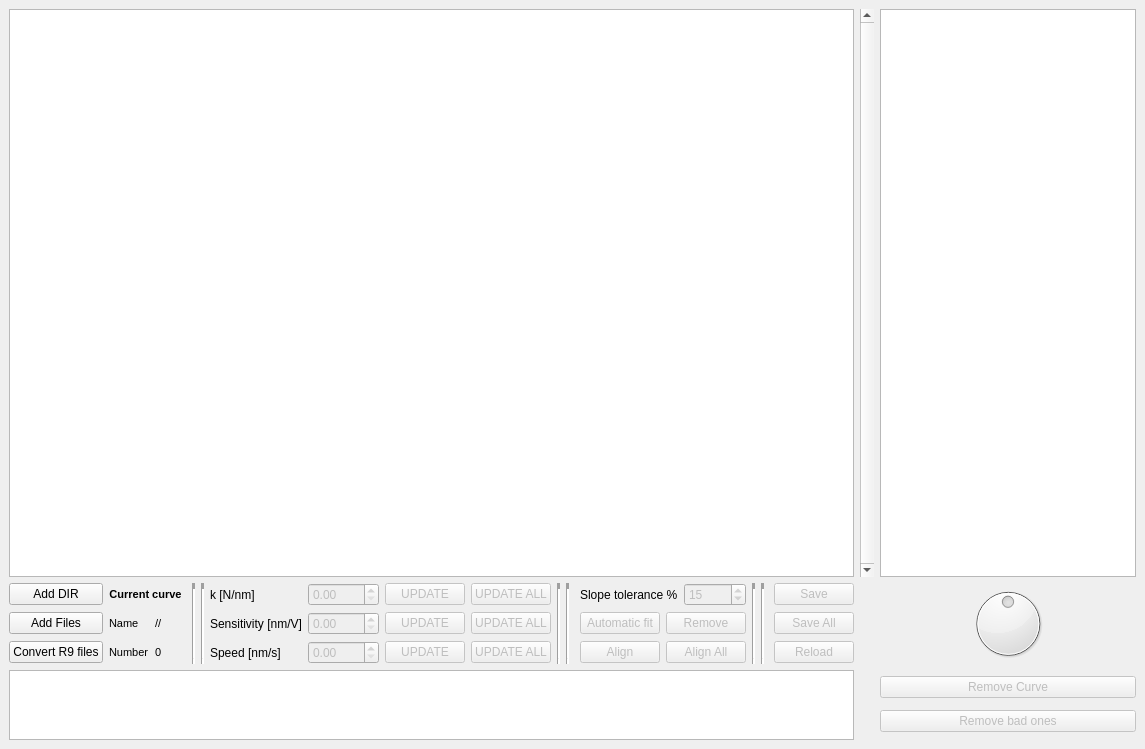
<?xml version="1.0" encoding="UTF-8"?>
<ui version="4.0">
 <class>facewindow</class>
 <widget class="QMainWindow" name="facewindow">
  <property name="geometry">
   <rect>
    <x>0</x>
    <y>0</y>
    <width>1145</width>
    <height>749</height>
   </rect>
  </property>
  <property name="windowTitle">
   <string>MainWindow</string>
  </property>
  <property name="windowIcon">
   <iconset>
    <normaloff>../smfsmanager/D_mica.png</normaloff>../smfsmanager/D_mica.png</iconset>
  </property>
  <widget class="QWidget" name="centralwidget">
   <layout class="QGridLayout" name="gridLayout" rowstretch="15,1,1" columnstretch="4,0,0,0">
    <item row="0" column="0" colspan="2">
     <widget class="PlotWidget" name="grafo">
      <property name="toolTip">
       <string/>
      </property>
      <property name="statusTip">
       <string/>
      </property>
      <property name="whatsThis">
       <string/>
      </property>
     </widget>
    </item>
    <item row="0" column="2">
     <widget class="QScrollBar" name="slide1">
      <property name="enabled">
       <bool>true</bool>
      </property>
      <property name="minimum">
       <number>1</number>
      </property>
      <property name="maximum">
       <number>1</number>
      </property>
      <property name="tracking">
       <bool>false</bool>
      </property>
      <property name="orientation">
       <enum>Qt::Vertical</enum>
      </property>
     </widget>
    </item>
    <item row="0" column="3">
     <widget class="QGraphicsView" name="griglia">
      <property name="enabled">
       <bool>true</bool>
      </property>
     </widget>
    </item>
    <item row="1" column="3">
     <widget class="QDial" name="slide2">
      <property name="enabled">
       <bool>true</bool>
      </property>
      <property name="minimum">
       <number>1</number>
      </property>
      <property name="maximum">
       <number>1</number>
      </property>
      <property name="tracking">
       <bool>true</bool>
      </property>
     </widget>
    </item>
    <item row="1" column="0" colspan="2">
     <layout class="QGridLayout" name="gridLayout_3" columnstretch="0,0,0,0,0,0,0,0,0,0,0,0,0,0,0,0,0,0">
      <item row="0" column="15" rowspan="3">
       <widget class="Line" name="line_6">
        <property name="lineWidth">
         <number>6</number>
        </property>
        <property name="orientation">
         <enum>Qt::Vertical</enum>
        </property>
       </widget>
      </item>
      <item row="1" column="7">
       <widget class="QDoubleSpinBox" name="nmVNumDbl">
        <property name="enabled">
         <bool>false</bool>
        </property>
        <property name="maximum">
         <double>1000.000000000000000</double>
        </property>
       </widget>
      </item>
      <item row="0" column="5" rowspan="3">
       <widget class="Line" name="line_3">
        <property name="lineWidth">
         <number>6</number>
        </property>
        <property name="orientation">
         <enum>Qt::Vertical</enum>
        </property>
       </widget>
      </item>
      <item row="0" column="7">
       <widget class="QDoubleSpinBox" name="kNumDbl">
        <property name="enabled">
         <bool>false</bool>
        </property>
        <property name="maximum">
         <double>1000.000000000000000</double>
        </property>
       </widget>
      </item>
      <item row="2" column="7">
       <widget class="QDoubleSpinBox" name="speedNumDbl">
        <property name="enabled">
         <bool>false</bool>
        </property>
        <property name="maximum">
         <double>1000.000000000000000</double>
        </property>
       </widget>
      </item>
      <item row="0" column="0">
       <widget class="QPushButton" name="bAddDir">
        <property name="text">
         <string>Add DIR</string>
        </property>
       </widget>
      </item>
      <item row="1" column="0">
       <widget class="QPushButton" name="bAddFiles">
        <property name="text">
         <string>Add Files</string>
        </property>
       </widget>
      </item>
      <item row="2" column="0">
       <widget class="QPushButton" name="convr9Btn">
        <property name="text">
         <string>Convert R9 files</string>
        </property>
       </widget>
      </item>
      <item row="0" column="6">
       <widget class="QLabel" name="label_4">
        <property name="text">
         <string>k [N/nm]</string>
        </property>
       </widget>
      </item>
      <item row="0" column="1" colspan="2">
       <widget class="QLabel" name="label">
        <property name="text">
         <string>&lt;!DOCTYPE HTML PUBLIC &quot;-//W3C//DTD HTML 4.0//EN&quot; &quot;http://www.w3.org/TR/REC-html40/strict.dtd&quot;&gt;
&lt;html&gt;&lt;head&gt;&lt;meta name=&quot;qrichtext&quot; content=&quot;1&quot; /&gt;&lt;style type=&quot;text/css&quot;&gt;
p, li { white-space: pre-wrap; }
&lt;/style&gt;&lt;/head&gt;&lt;body style=&quot; font-family:'Ubuntu'; font-size:11pt; font-weight:400; font-style:normal;&quot;&gt;
&lt;p align=&quot;center&quot; style=&quot; margin-top:0px; margin-bottom:0px; margin-left:0px; margin-right:0px; -qt-block-indent:0; text-indent:0px;&quot;&gt;&lt;span style=&quot; font-size:8pt; font-weight:600;&quot;&gt;Current curve&lt;/span&gt;&lt;/p&gt;&lt;/body&gt;&lt;/html&gt;</string>
        </property>
       </widget>
      </item>
      <item row="1" column="1">
       <widget class="QLabel" name="label_2">
        <property name="text">
         <string>&lt;!DOCTYPE HTML PUBLIC &quot;-//W3C//DTD HTML 4.0//EN&quot; &quot;http://www.w3.org/TR/REC-html40/strict.dtd&quot;&gt;
&lt;html&gt;&lt;head&gt;&lt;meta name=&quot;qrichtext&quot; content=&quot;1&quot; /&gt;&lt;style type=&quot;text/css&quot;&gt;
p, li { white-space: pre-wrap; }
&lt;/style&gt;&lt;/head&gt;&lt;body style=&quot; font-family:'Ubuntu'; font-size:11pt; font-weight:400; font-style:normal;&quot;&gt;
&lt;p style=&quot; margin-top:0px; margin-bottom:0px; margin-left:0px; margin-right:0px; -qt-block-indent:0; text-indent:0px;&quot;&gt;&lt;span style=&quot; font-size:8pt;&quot;&gt;Name&lt;/span&gt;&lt;/p&gt;&lt;/body&gt;&lt;/html&gt;</string>
        </property>
       </widget>
      </item>
      <item row="1" column="2">
       <widget class="QLabel" name="labFilename">
        <property name="text">
         <string>&lt;!DOCTYPE HTML PUBLIC &quot;-//W3C//DTD HTML 4.0//EN&quot; &quot;http://www.w3.org/TR/REC-html40/strict.dtd&quot;&gt;
&lt;html&gt;&lt;head&gt;&lt;meta name=&quot;qrichtext&quot; content=&quot;1&quot; /&gt;&lt;style type=&quot;text/css&quot;&gt;
p, li { white-space: pre-wrap; }
&lt;/style&gt;&lt;/head&gt;&lt;body style=&quot; font-family:'Ubuntu'; font-size:11pt; font-weight:400; font-style:normal;&quot;&gt;
&lt;p style=&quot; margin-top:0px; margin-bottom:0px; margin-left:0px; margin-right:0px; -qt-block-indent:0; text-indent:0px;&quot;&gt;&lt;span style=&quot; font-size:8pt;&quot;&gt;//&lt;/span&gt;&lt;/p&gt;&lt;/body&gt;&lt;/html&gt;</string>
        </property>
       </widget>
      </item>
      <item row="2" column="1">
       <widget class="QLabel" name="label_3">
        <property name="text">
         <string>&lt;!DOCTYPE HTML PUBLIC &quot;-//W3C//DTD HTML 4.0//EN&quot; &quot;http://www.w3.org/TR/REC-html40/strict.dtd&quot;&gt;
&lt;html&gt;&lt;head&gt;&lt;meta name=&quot;qrichtext&quot; content=&quot;1&quot; /&gt;&lt;style type=&quot;text/css&quot;&gt;
p, li { white-space: pre-wrap; }
&lt;/style&gt;&lt;/head&gt;&lt;body style=&quot; font-family:'Ubuntu'; font-size:11pt; font-weight:400; font-style:normal;&quot;&gt;
&lt;p style=&quot; margin-top:0px; margin-bottom:0px; margin-left:0px; margin-right:0px; -qt-block-indent:0; text-indent:0px;&quot;&gt;&lt;span style=&quot; font-size:8pt;&quot;&gt;Number&lt;/span&gt;&lt;/p&gt;&lt;/body&gt;&lt;/html&gt;</string>
        </property>
       </widget>
      </item>
      <item row="2" column="2">
       <widget class="QLabel" name="labelNumber">
        <property name="text">
         <string>&lt;!DOCTYPE HTML PUBLIC &quot;-//W3C//DTD HTML 4.0//EN&quot; &quot;http://www.w3.org/TR/REC-html40/strict.dtd&quot;&gt;
&lt;html&gt;&lt;head&gt;&lt;meta name=&quot;qrichtext&quot; content=&quot;1&quot; /&gt;&lt;style type=&quot;text/css&quot;&gt;
p, li { white-space: pre-wrap; }
&lt;/style&gt;&lt;/head&gt;&lt;body style=&quot; font-family:'Ubuntu'; font-size:11pt; font-weight:400; font-style:normal;&quot;&gt;
&lt;p style=&quot; margin-top:0px; margin-bottom:0px; margin-left:0px; margin-right:0px; -qt-block-indent:0; text-indent:0px;&quot;&gt;&lt;span style=&quot; font-size:8pt;&quot;&gt;0&lt;/span&gt;&lt;/p&gt;&lt;/body&gt;&lt;/html&gt;</string>
        </property>
       </widget>
      </item>
      <item row="1" column="6">
       <widget class="QLabel" name="label_5">
        <property name="text">
         <string>Sensitivity [nm/V]</string>
        </property>
       </widget>
      </item>
      <item row="2" column="6">
       <widget class="QLabel" name="label_6">
        <property name="text">
         <string>Speed [nm/s]</string>
        </property>
       </widget>
      </item>
      <item row="0" column="8">
       <widget class="QPushButton" name="updateKBtn">
        <property name="enabled">
         <bool>false</bool>
        </property>
        <property name="text">
         <string>UPDATE</string>
        </property>
       </widget>
      </item>
      <item row="1" column="8">
       <widget class="QPushButton" name="updateNmVBtn">
        <property name="enabled">
         <bool>false</bool>
        </property>
        <property name="text">
         <string>UPDATE</string>
        </property>
       </widget>
      </item>
      <item row="2" column="8">
       <widget class="QPushButton" name="updateSpeedBtn">
        <property name="enabled">
         <bool>false</bool>
        </property>
        <property name="text">
         <string>UPDATE</string>
        </property>
       </widget>
      </item>
      <item row="0" column="9">
       <widget class="QPushButton" name="updateAllKBtn">
        <property name="enabled">
         <bool>false</bool>
        </property>
        <property name="text">
         <string>UPDATE ALL</string>
        </property>
       </widget>
      </item>
      <item row="1" column="9">
       <widget class="QPushButton" name="updateAllNmVBtn">
        <property name="enabled">
         <bool>false</bool>
        </property>
        <property name="text">
         <string>UPDATE ALL</string>
        </property>
       </widget>
      </item>
      <item row="2" column="9">
       <widget class="QPushButton" name="updateAllSpeedBtn">
        <property name="enabled">
         <bool>false</bool>
        </property>
        <property name="text">
         <string>UPDATE ALL</string>
        </property>
       </widget>
      </item>
      <item row="2" column="13">
       <layout class="QHBoxLayout" name="horizontalLayout">
        <item>
         <widget class="QPushButton" name="alignBtn">
          <property name="enabled">
           <bool>false</bool>
          </property>
          <property name="text">
           <string>Align</string>
          </property>
         </widget>
        </item>
        <item>
         <widget class="QPushButton" name="alignAllBtn">
          <property name="enabled">
           <bool>false</bool>
          </property>
          <property name="text">
           <string>Align All</string>
          </property>
         </widget>
        </item>
       </layout>
      </item>
      <item row="0" column="11" rowspan="3">
       <widget class="Line" name="line_2">
        <property name="lineWidth">
         <number>6</number>
        </property>
        <property name="orientation">
         <enum>Qt::Vertical</enum>
        </property>
       </widget>
      </item>
      <item row="0" column="3">
       <spacer name="horizontalSpacer">
        <property name="orientation">
         <enum>Qt::Horizontal</enum>
        </property>
        <property name="sizeHint" stdset="0">
         <size>
          <width>40</width>
          <height>20</height>
         </size>
        </property>
       </spacer>
      </item>
      <item row="0" column="4" rowspan="3">
       <widget class="Line" name="line">
        <property name="lineWidth">
         <number>6</number>
        </property>
        <property name="orientation">
         <enum>Qt::Vertical</enum>
        </property>
       </widget>
      </item>
      <item row="0" column="12">
       <spacer name="horizontalSpacer_2">
        <property name="orientation">
         <enum>Qt::Horizontal</enum>
        </property>
        <property name="sizeHint" stdset="0">
         <size>
          <width>40</width>
          <height>20</height>
         </size>
        </property>
       </spacer>
      </item>
      <item row="0" column="14" rowspan="3">
       <widget class="Line" name="line_5">
        <property name="lineWidth">
         <number>6</number>
        </property>
        <property name="orientation">
         <enum>Qt::Vertical</enum>
        </property>
       </widget>
      </item>
      <item row="2" column="17">
       <widget class="QPushButton" name="reloadBtn">
        <property name="enabled">
         <bool>false</bool>
        </property>
        <property name="text">
         <string>Reload</string>
        </property>
       </widget>
      </item>
      <item row="1" column="13">
       <layout class="QHBoxLayout" name="horizontalLayout_2">
        <item>
         <widget class="QPushButton" name="autoFitBtn">
          <property name="enabled">
           <bool>false</bool>
          </property>
          <property name="text">
           <string>Automatic fit</string>
          </property>
         </widget>
        </item>
        <item>
         <widget class="QPushButton" name="rejectBtn">
          <property name="enabled">
           <bool>false</bool>
          </property>
          <property name="text">
           <string>Remove</string>
          </property>
         </widget>
        </item>
       </layout>
      </item>
      <item row="0" column="17">
       <widget class="QPushButton" name="saveBtn">
        <property name="enabled">
         <bool>false</bool>
        </property>
        <property name="text">
         <string>Save</string>
        </property>
       </widget>
      </item>
      <item row="0" column="13">
       <layout class="QHBoxLayout" name="horizontalLayout_3">
        <item>
         <widget class="QLabel" name="label_7">
          <property name="text">
           <string>Slope tolerance %</string>
          </property>
         </widget>
        </item>
        <item>
         <widget class="QSpinBox" name="slopePcNum">
          <property name="enabled">
           <bool>false</bool>
          </property>
          <property name="minimum">
           <number>1</number>
          </property>
          <property name="maximum">
           <number>100</number>
          </property>
          <property name="value">
           <number>15</number>
          </property>
         </widget>
        </item>
       </layout>
      </item>
      <item row="0" column="10" rowspan="3">
       <widget class="Line" name="line_4">
        <property name="lineWidth">
         <number>6</number>
        </property>
        <property name="orientation">
         <enum>Qt::Vertical</enum>
        </property>
       </widget>
      </item>
      <item row="1" column="17">
       <widget class="QPushButton" name="saveAllBtn">
        <property name="enabled">
         <bool>false</bool>
        </property>
        <property name="text">
         <string>Save All</string>
        </property>
       </widget>
      </item>
      <item row="0" column="16">
       <spacer name="horizontalSpacer_3">
        <property name="orientation">
         <enum>Qt::Horizontal</enum>
        </property>
        <property name="sizeHint" stdset="0">
         <size>
          <width>40</width>
          <height>20</height>
         </size>
        </property>
       </spacer>
      </item>
     </layout>
    </item>
    <item row="2" column="0" colspan="2">
     <widget class="QTextEdit" name="logTxt">
      <property name="enabled">
       <bool>true</bool>
      </property>
     </widget>
    </item>
    <item row="2" column="3">
     <layout class="QVBoxLayout" name="verticalLayout">
      <item>
       <widget class="QPushButton" name="removeBtn">
        <property name="enabled">
         <bool>false</bool>
        </property>
        <property name="text">
         <string>Remove Curve</string>
        </property>
       </widget>
      </item>
      <item>
       <widget class="QPushButton" name="removeBOBtn">
        <property name="enabled">
         <bool>false</bool>
        </property>
        <property name="text">
         <string>Remove bad ones</string>
        </property>
       </widget>
      </item>
     </layout>
    </item>
   </layout>
  </widget>
  <widget class="QMenuBar" name="menubar">
   <property name="geometry">
    <rect>
     <x>0</x>
     <y>0</y>
     <width>1145</width>
     <height>25</height>
    </rect>
   </property>
  </widget>
 </widget>
 <customwidgets>
  <customwidget>
   <class>PlotWidget</class>
   <extends>QGraphicsView</extends>
   <header>pyqtgraph.h</header>
  </customwidget>
 </customwidgets>
 <resources/>
 <connections/>
 <slots>
  <slot>test(int)</slot>
  <slot>test()</slot>
  <slot>plotImage()</slot>
  <slot>viewCurve()</slot>
  <slot>goToCurve(int)</slot>
  <slot>moveJumping()</slot>
  <slot>moveJumping(int)</slot>
  <slot>addDirectory()</slot>
  <slot>addFiles()</slot>
  <slot>switchColor()</slot>
  <slot>saveCurves()</slot>
  <slot>processNext()</slot>
  <slot>savePeaks()</slot>
  <slot>refreshCurve()</slot>
 </slots>
</ui>
